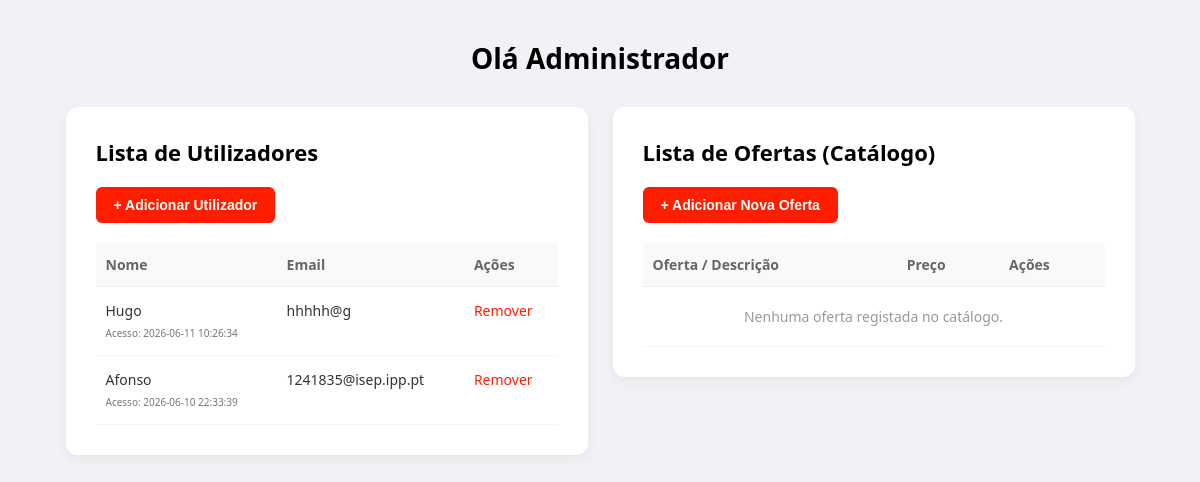
Before: /scripts/administrador.php with the older database file.
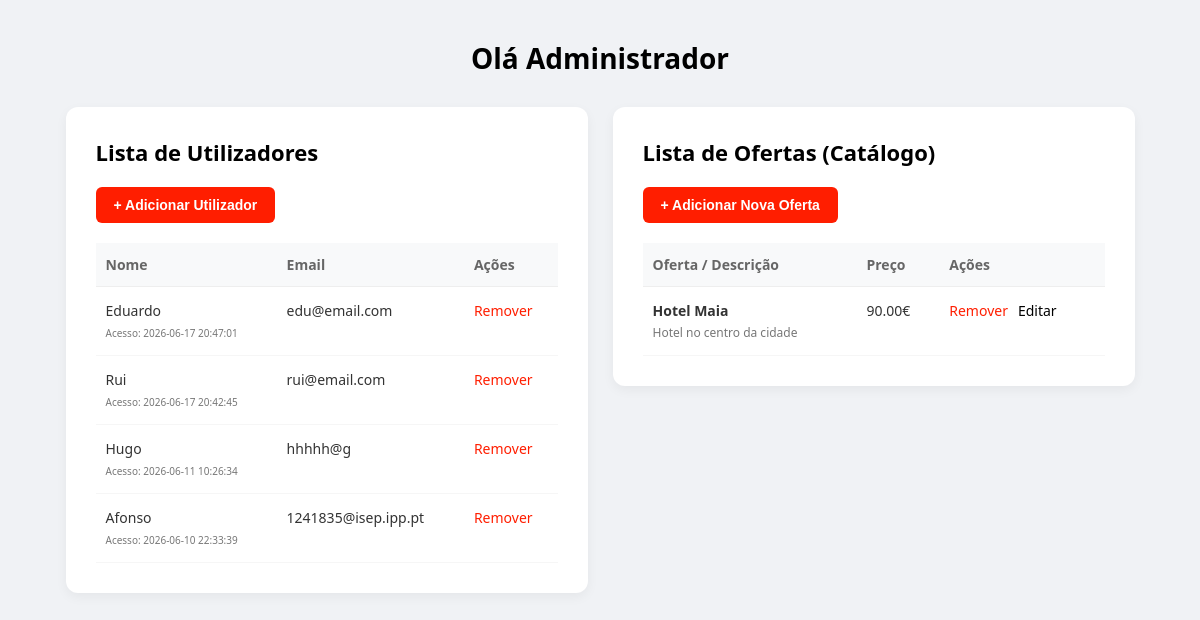
After: the same page with the newer database file.
### tables this page shows
CREATE TABLE utilizadores (
        id INTEGER PRIMARY KEY AUTOINCREMENT,
        username TEXT NOT NULL UNIQUE,
        email TEXT NOT NULL,
        password TEXT NOT NULL,
        ultimo_acesso TEXT
    );

### scripts/administrador.php (the view, shortened to what this page needs)
<?php
$db = new PDO("sqlite:hshotels.db");
$db->setAttribute(PDO::ATTR_ERRMODE, PDO::ERRMODE_EXCEPTION);
$db->exec("CREATE TABLE IF NOT EXISTS utilizadores (
    id INTEGER PRIMARY KEY AUTOINCREMENT,
    username TEXT NOT NULL UNIQUE,
    email TEXT NOT NULL,
    password TEXT NOT NULL,
    ultimo_acesso TEXT
)");
$db->exec("CREATE TABLE IF NOT EXISTS ofertas (
    id INTEGER PRIMARY KEY AUTOINCREMENT,
    titulo TEXT NOT NULL,
    descricao TEXT NOT NULL,
    preco REAL NOT NULL
)");
?>
<!DOCTYPE html>
<html lang="pt-PT">
<head>
</head>
<body>
    <h1 class="titulo-admin">Olá Administrador</h1>
    <div class="painel-container">
        <div class="cartao-admin">
            <h2>Lista de Utilizadores</h2>
            <button onclick="abrirModal('modalUtilizador')" class="btn-adicionar">+ Adicionar Utilizador</button>
            <table>
                <thead>
                    <tr>
                        <th>Nome</th>
                        <th>Email</th>
                        <th>Ações</th>
                    </tr>
                </thead>
                <tbody>
                    <?php
                    $query = "SELECT username, email, ultimo_acesso FROM utilizadores ORDER BY id DESC";
                    $resultado = $db->query($query);
                    $linhas = $resultado->fetchAll(PDO::FETCH_ASSOC);
                    if (count($linhas) > 0) {
                        foreach ($linhas as $linha) {
                            echo "<tr>";
                            echo "<td>" . htmlspecialchars($linha['username']) . "<p><small>Acesso: " . htmlspecialchars($linha['ultimo_acesso'] ?? 'N/A') . "</small></p></td>";
                            echo "<td>" . htmlspecialchars($linha['email']) . "</td>";
                            echo "<td><a href='#' class='link-remover'>Remover</a></td>";
                            echo "</tr>";
                        }
                    } else {
                        echo "<tr><td colspan='3' style='text-align: center; color: #999; padding: 20px;'>Nenhum utilizador registado.</td></tr>";
                    }
                    ?>
                </tbody>
            </table>
        </div>
        <div class="cartao-admin">
            <h2>Lista de Ofertas (Catálogo)</h2>
            <button onclick="abrirModal('modalOferta')" class="btn-adicionar">+ Adicionar Nova Oferta</button>
            <table>
                <thead>
                    <tr>
                        <th>Oferta / Descrição</th>
                        <th>Preço</th>
                        <th>Ações</th>
                    </tr>
                </thead>
                <tbody>
                    <?php
                    $queryOfertas = "SELECT titulo, descricao, preco FROM ofertas ORDER BY id DESC";
                    $resultadoOfertas = $db->query($queryOfertas);
                    $linhasOfertas = $resultadoOfertas->fetchAll(PDO::FETCH_ASSOC);
                    if (count($linhasOfertas) > 0) {
                        foreach ($linhasOfertas as $oferta) {
                            echo "<tr>";
                            echo "<td><strong>" . htmlspecialchars($oferta['titulo']) . "</strong><p>" . htmlspecialchars($oferta['descricao']) . "</p></td>";
                            echo "<td>" . number_format($oferta['preco'], 2) . "€</td>";
                            echo "<td><a href='#' class='link-remover'>Remover</a><a href='#' class='link-editar'>Editar</a></td>";
                            echo "</tr>";
                        }
                    } else {
                        echo "<tr><td colspan='3' style='text-align: center; color: #999; padding: 20px;'>Nenhuma oferta registada no catálogo.</td></tr>";
                    }
                    ?>
                </tbody>
            </table>
        </div>
    </div>
</body>
</html>

### scripts/administrador.php (style rules this page uses)
body { font-family: 'Segoe UI', Tahoma, Geneva, Verdana, sans-serif; background-color: #f0f2f5; margin: 0; padding: 20px; color: #333; }
h1.titulo-admin { text-align: center; font-size: 28px; font-weight: bold; margin-bottom: 30px; color: #000; }
.painel-container { display: flex; flex-direction: row; justify-content: center; align-items: flex-start; gap: 25px; max-width: 1300px; margin: 0 auto; }
.cartao-admin { background-color: #ffffff; border-radius: 12px; padding: 30px; width: 45%; min-width: 450px; box-shadow: 0 4px 12px rgba(0, 0, 0, 0.05); box-sizing: border-box; }
.cartao-admin h2 { font-size: 22px; margin-top: 0; margin-bottom: 20px; color: #000; font-weight: bold; }
.btn-adicionar { display: inline-block; background-color: #ff1e00; color: #ffffff; text-decoration: none; padding: 10px 18px; font-weight: bold; border-radius: 6px; font-size: 14px; margin-bottom: 20px; border: none; cursor: pointer; transition: background 0.2s; }
table { width: 100%; border-collapse: collapse; text-align: left; }
th { background-color: #f8f9fa; color: #666; font-size: 14px; padding: 12px 10px; font-weight: 600; border-bottom: 1px solid #eeeeee; }
td { padding: 14px 10px; font-size: 14px; color: #333; border-bottom: 1px solid #f6f6f6; vertical-align: top; }
td p { margin: 4px 0 0 0; font-size: 12px; color: #777; }
.link-remover { color: #ff1e00; text-decoration: none; font-weight: 500; }
.link-editar { color: #000000; text-decoration: none; font-weight: 500; margin-left: 10px; }

Changed rows visible on the page:
added utilizadores: username "Eduardo", ultimo_acesso "2026-06-17 20:47:01", email "edu@email.com"
added utilizadores: username "Rui", ultimo_acesso "2026-06-17 20:42:45", email "rui@email.com"
Other visible differences:
new list line: "Hotel Maia Hotel no centro da cidade 90.00 € Remover Editar"
text no longer shown: "Nenhuma oferta registada no catálogo."
